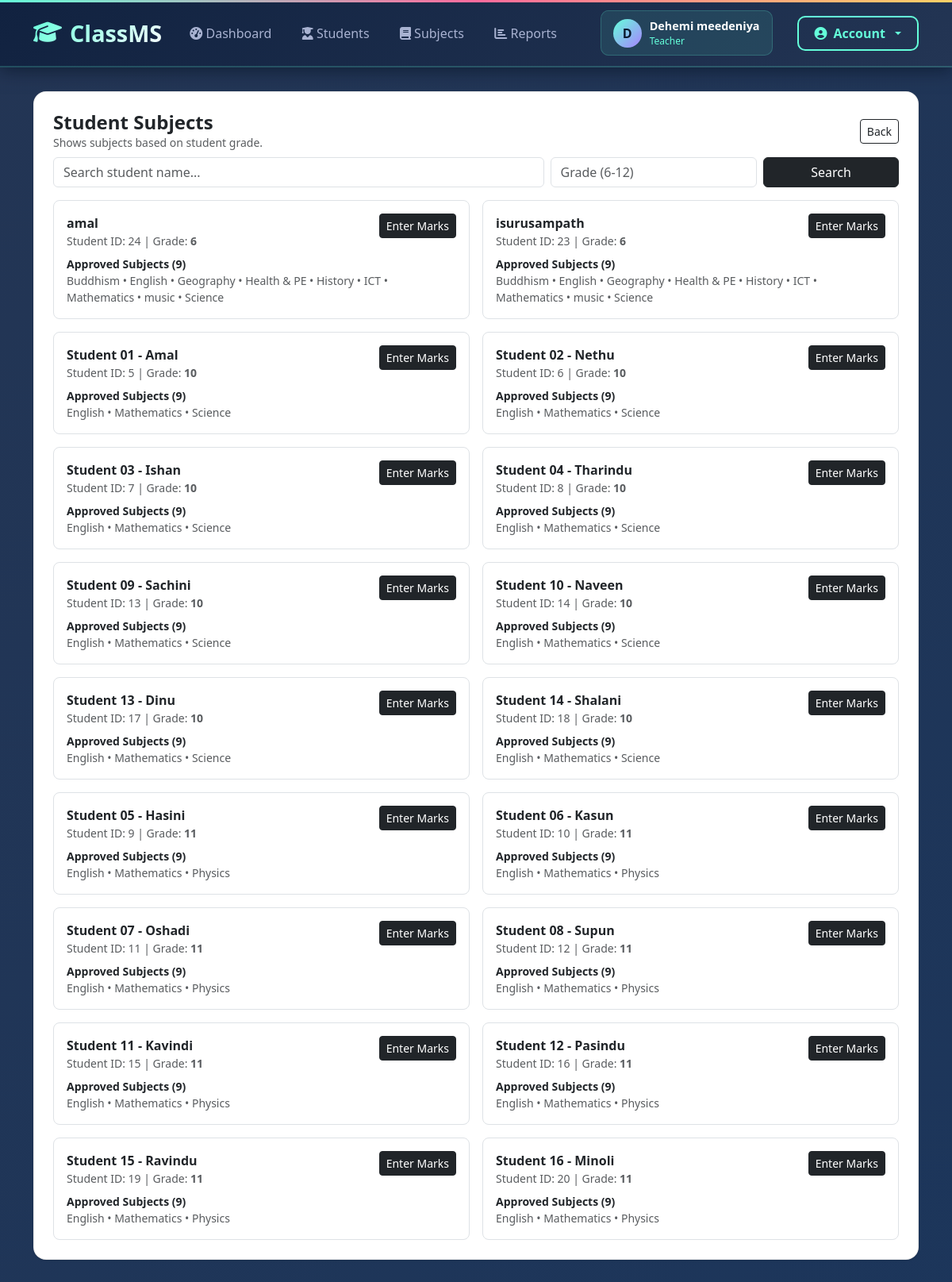
Screenshot of /teacher/student_subjects.php (signed in) with the database file from the repository.
### tables this page shows
CREATE TABLE `student_profiles` (
  `user_id` int(10) UNSIGNED NOT NULL,
  `grade` varchar(20) NOT NULL,
  `address` varchar(255) DEFAULT NULL,
  `guardian_name` varchar(120) DEFAULT NULL,
  `guardian_phone` varchar(30) DEFAULT NULL,
  `dob` date DEFAULT NULL
);

CREATE TABLE `users` (
  `id` int(10) UNSIGNED NOT NULL,
  `role` enum('admin','teacher','student') NOT NULL DEFAULT 'student',
  `full_name` varchar(120) NOT NULL,
  `email` varchar(160) NOT NULL,
  `phone` varchar(30) DEFAULT NULL,
  `password_hash` varchar(255) NOT NULL,
  `created_at` timestamp NOT NULL DEFAULT current_timestamp()
);

### includes/auth.php (called while the page is built, shortened)
<?php
require_once __DIR__ . "/functions.php";
function current_user(){
  return $_SESSION['user'] ?? null;
}

### includes/functions.php (called while the page is built, shortened)
<?php
function e($s){ return htmlspecialchars($s ?? "", ENT_QUOTES, "UTF-8"); }

### teacher/student_subjects.php (the view, shortened to what this page needs)
<?php
require_once __DIR__ . "/../includes/auth.php";
$q = trim($_GET['q'] ?? '');
$grade = trim($_GET['grade'] ?? '');
$sql = "
  SELECT u.id, u.full_name, sp.grade
  FROM users u
  LEFT JOIN student_profiles sp ON sp.user_id=u.id
  WHERE u.role='student'
";
$sql .= " ORDER BY sp.grade+0 ASC, u.full_name ASC";
$stmt = $conn->prepare($sql);
$stmt->execute();
$res = $stmt->get_result();
require_once __DIR__ . "/../includes/header.php";
?>
<div class="card card-soft p-4">
  <div class="d-flex justify-content-between align-items-center mb-2">
    <div>
      <h4 class="fw-bold mb-0">Student Subjects</h4>
      <div class="text-muted small">Shows subjects based on student grade.</div>
    </div>
    <a class="btn btn-outline-dark btn-sm" href="/classms/teacher/subjects.php">Back</a>
  </div>
  <form method="get" class="row g-2 mb-3">
    <div class="col-md-7">
      <input class="form-control" name="q" value="<?= e($q) ?>" placeholder="Search student name...">
    </div>
    <div class="col-md-3">
      <input class="form-control" name="grade" value="<?= e($grade) ?>" placeholder="Grade (6-12)">
    </div>
    <div class="col-md-2">
      <button class="btn btn-dark w-100">Search</button>
    </div>
  </form>
  <div class="row g-3">
    <?php while($r = $res->fetch_assoc()):
      $sid = (int)$r['id'];
      $gr = (string)($r['grade'] ?? '');
      $sub = $conn->prepare("SELECT name FROM subjects WHERE grade=? AND status='approved' ORDER BY name ASC LIMIT 9");
      $sub->bind_param("s", $gr);
      $sub->execute();
      $subRes = $sub->get_result();
      $names = [];
      while($s = $subRes->fetch_assoc()) $names[] = $s['name'];
    ?>
      <div class="col-lg-6">
        <div class="border rounded-3 p-3 bg-white">
          <div class="d-flex justify-content-between align-items-start">
            <div>
              <div class="fw-bold"><?= e($r['full_name']) ?></div>
              <div class="text-muted small">Student ID: <?= $sid ?> | Grade: <b><?= e($gr ?: '-') ?></b></div>
            </div>
            <a class="btn btn-sm btn-dark" href="/classms/teacher/term_marks.php?student_id=<?= $sid ?>">Enter Marks</a>
          </div>
          <div class="mt-2 small fw-bold">Approved Subjects (9)</div>
          <?php if(count($names) > 0): ?>
            <div class="small text-muted"><?= e(implode(" • ", $names)) ?></div>
          <?php else: ?>
            <div class="small text-muted">No approved subjects found for this grade.</div>
          <?php endif; ?>
        </div>
      </div>
    <?php endwhile; ?>
  </div>
</div>
<?php require_once __DIR__ . "/../includes/footer.php"; ?>

### includes/header.php (shortened to what this page needs)
<?php require_once __DIR__ . "/auth.php"; ?>
<!doctype html>
<html lang="en">
<head>
  <link rel="stylesheet" href="/classms/assets/css/style.css">
  <link href="https://cdn.jsdelivr.net/npm/bootstrap@5.3.3/dist/css/bootstrap.min.css" rel="stylesheet">
  <link rel="stylesheet" href="https://cdnjs.cloudflare.com/ajax/libs/font-awesome/6.4.0/css/all.min.css">
</head>
<body>
  <nav class="navbar navbar-expand-lg navbar-custom">
    <div class="container">
      <a class="navbar-brand navbar-brand-custom" href="/classms/index.php">
        <i class="fas fa-graduation-cap"></i> ClassMS
      </a>
      <div class="collapse navbar-collapse" id="navbarContent">
        <?php if(current_user()): ?>
          <?php $role = current_user()['role']; ?>
          <ul class="navbar-nav me-auto">
            <?php if($role === 'admin'): ?>
              <li class="nav-item">
                <a class="nav-link nav-link-custom <?= basename($_SERVER['PHP_SELF']) == 'dashboard.php' ? 'active' : '' ?>"
                   href="/classms/admin/dashboard.php">
                  <i class="fas fa-tachometer-alt"></i> Dashboard
                </a>
              </li>
              <li class="nav-item">
                <a class="nav-link nav-link-custom <?= basename($_SERVER['PHP_SELF']) == 'teachers.php' ? 'active' : '' ?>"
                   href="/classms/admin/teachers.php">
                  <i class="fas fa-chalkboard-teacher"></i> Teachers
                </a>
              </li>
              <li class="nav-item">
                <a class="nav-link nav-link-custom <?= basename($_SERVER['PHP_SELF']) == 'students.php' ? 'active' : '' ?>"
                   href="/classms/admin/students.php">
                  <i class="fas fa-user-graduate"></i> Students
                </a>
              </li>
              <li class="nav-item">
                <a class="nav-link nav-link-custom <?= basename($_SERVER['PHP_SELF']) == 'subjects.php' ? 'active' : '' ?>"
                   href="/classms/admin/subjects.php">
                  <i class="fas fa-book"></i> Subjects
                </a>
              </li>
              <li class="nav-item">
                <a class="nav-link nav-link-custom <?= basename($_SERVER['PHP_SELF']) == 'settings.php' ? 'active' : '' ?>"
                   href="/classms/admin/settings.php">
                  <i class="fas fa-cog"></i> Settings
                </a>
              </li>
            <?php elseif($role === 'teacher'): ?>
              <li class="nav-item">
                <a class="nav-link nav-link-custom <?= basename($_SERVER['PHP_SELF']) == 'dashboard.php' ? 'active' : '' ?>"
                   href="/classms/teacher/dashboard.php">
                  <i class="fas fa-tachometer-alt"></i> Dashboard
                </a>
              </li>
              <li class="nav-item">
                <a class="nav-link nav-link-custom <?= basename($_SERVER['PHP_SELF']) == 'students.php' ? 'active' : '' ?>"
                   href="/classms/teacher/students.php">
                  <i class="fas fa-user-graduate"></i> Students
                </a>
              </li>
              <li class="nav-item">
                <a class="nav-link nav-link-custom <?= basename($_SERVER['PHP_SELF']) == 'subjects.php' ? 'active' : '' ?>"
                   href="/classms/teacher/subjects.php">
                  <i class="fas fa-book"></i> Subjects
                </a>
              </li>
              <li class="nav-item">
                <a class="nav-link nav-link-custom <?= basename($_SERVER['PHP_SELF']) == 'reports.php' ? 'active' : '' ?>"
                   href="/classms/teacher/reports.php">
                  <i class="fas fa-chart-bar"></i> Reports
                </a>
              </li>
            <?php endif; ?>
          </ul>
        <?php endif; ?>
        <div class="d-flex flex-column flex-lg-row align-items-start align-items-lg-center gap-3">
          <?php if(current_user()): ?>
            <div class="user-info">
              <div class="user-avatar">
                <?= strtoupper(substr(current_user()['full_name'], 0, 1)) ?>
              </div>
              <div class="user-details">
                <span class="user-name"><?= e(current_user()['full_name']) ?></span>
                <span class="user-role"><?= e(current_user()['role']) ?></span>
              </div>
            </div>
            <div class="dropdown">
              <button class="btn btn-outline-light-custom dropdown-toggle" type="button" data-bs-toggle="dropdown">
                <i class="fas fa-user-circle"></i> Account
              </button>
            </div>
          <?php endif; ?>
        </div>
      </div>
    </div>
  </nav>
  <div class="main-content">
    <div class="container">

### includes/footer.php (shortened to what this page needs)
</div>
</body>
</html>

### assets/css/style.css (style rules this page uses)
:root { --primary: #4f46e5; --primary-hover: #4338ca; --bg-main: #f8fafc; --surface: #ffffff; --text-dark: #0f172a; --text-muted: #64748b; --border: #e2e8f0; --radius: 0.5rem; --shadow: 0 1px 3px 0 rgb(0 0 0 / 0.1), 0 1px 2px -1px rgb(0 0 0 / 0.1); }
* { box-sizing: border-box; margin: 0; padding: 0; }
body { font-family: -apple-system, BlinkMacSystemFont, "Segoe UI", Roboto, Oxygen, Ubuntu, Cantarell, sans-serif; background-color: var(--bg-main); color: var(--text-dark); line-height: 1.5; }
.main-content { flex: 1; padding: 2rem; }
.card { background: var(--surface); border: 1px solid var(--border); border-radius: var(--radius); padding: 1.5rem; box-shadow: var(--shadow); margin-bottom: 1.5rem; }
.btn { display: inline-flex; align-items: center; justify-content: center; padding: 0.5rem 1rem; font-weight: 500; border-radius: var(--radius); border: none; cursor: pointer; background-color: var(--primary); color: #fff; transition: background-color 0.2s; }

### includes/header.php (style rules this page uses)
:root { --dark-blue: #0a192f; --medium-blue: #112240; --light-blue: #233554; --accent-blue: #64ffda; --accent-pink: #ff6b9d; --accent-gold: #ffd166; --accent-purple: #a882ff; --accent-green: #4cd964; --accent-red: #ff4757; --text-white: #ffffff; --text-light: #e6f1ff; --text-muted: #a8b2d1; --card-shadow: 0 10px 30px -15px rgba(2, 12, 27, 0.7); }
body { background: linear-gradient(135deg, #0a192f 0%, #112240 50%, #233554 100%); color: var(--text-white); font-family: 'Segoe UI', Tahoma, Geneva, Verdana, sans-serif; min-height: 100vh; }
.navbar-custom { background: linear-gradient(135deg, var(--medium-blue), var(--light-blue)) !important; border-bottom: 2px solid rgba(100, 255, 218, 0.2); box-shadow: 0 4px 20px rgba(2, 12, 27, 0.5); padding: 0.8rem 0; position: sticky; top: 0; z-index: 1000; animation: nav-slide-down 0.5s ease-out; }
.navbar-custom::before { content: ''; position: absolute; top: 0; left: 0; right: 0; height: 3px; background: linear-gradient(90deg, var(--accent-blue), var(--accent-pink), var(--accent-gold)); animation: header-line 2s ease-out; }
.navbar-brand-custom { font-size: 1.8rem; font-weight: 700; background: linear-gradient(135deg, var(--accent-blue), var(--text-white)); -webkit-background-clip: text; -webkit-text-fill-color: transparent; background-clip: text; display: flex; align-items: center; gap: 10px; transition: all 0.3s ease; }
.nav-link-custom { color: var(--text-muted) !important; font-weight: 500; padding: 0.5rem 1rem !important; margin: 0 0.2rem; border-radius: 8px; transition: all 0.3s cubic-bezier(0.4, 0, 0.2, 1); position: relative; overflow: hidden; }
.nav-link-custom::before { content: ''; position: absolute; top: 0; left: -100%; width: 100%; height: 100%; background: linear-gradient(90deg, transparent, rgba(100, 255, 218, 0.1), transparent); transition: left 0.7s; }
.user-info { background: rgba(100, 255, 218, 0.1); border-radius: 10px; padding: 8px 15px; border: 1px solid rgba(100, 255, 218, 0.2); display: flex; align-items: center; gap: 10px; margin-right: 15px; }
.user-avatar { width: 36px; height: 36px; border-radius: 50%; background: linear-gradient(135deg, var(--accent-blue), var(--accent-purple)); display: flex; align-items: center; justify-content: center; font-size: 1rem; font-weight: bold; color: var(--dark-blue); }
.user-details { display: flex; flex-direction: column; }
.user-name { font-size: 0.9rem; font-weight: 600; color: var(--text-white); }
.user-role { font-size: 0.75rem; color: var(--accent-blue); text-transform: capitalize; }
.btn-outline-light-custom { background: transparent; color: var(--accent-blue); border: 2px solid var(--accent-blue); padding: 8px 20px; border-radius: 10px; font-weight: 600; transition: all 0.3s ease; position: relative; overflow: hidden; display: inline-flex; align-items: center; gap: 8px; text-decoration: none; }
.btn-outline-light-custom::before { content: ''; position: absolute; top: 0; left: -100%; width: 100%; height: 100%; background: linear-gradient(90deg, transparent, rgba(100, 255, 218, 0.2), transparent); transition: left 0.7s; z-index: -1; }
.main-content { min-height: calc(100vh - 76px); padding: 30px 0; }

### teacher/student_subjects.php (style rules this page uses)
.card-soft { border:1px solid rgba(0,0,0,.08); border-radius:16px; }

### rows the page displays
student_profiles: user_id.full_name "amal", user_id "24", grade "6", names "Buddhism • English • Geography • Health & PE • History • ICT • Mathematics • music • Science"
student_profiles: user_id.full_name "isurusampath", user_id "23", grade "6", names "Buddhism • English • Geography • Health & PE • History • ICT • Mathematics • music • Science"
student_profiles: user_id.full_name "Student 01 - Amal", user_id "5", grade "10", names "English • Mathematics • Science"
student_profiles: user_id.full_name "Student 02 - Nethu", user_id "6", grade "10", names "English • Mathematics • Science"
student_profiles: user_id.full_name "Student 03 - Ishan", user_id "7", grade "10", names "English • Mathematics • Science"
student_profiles: user_id.full_name "Student 04 - Tharindu", user_id "8", grade "10", names "English • Mathematics • Science"
student_profiles: user_id.full_name "Student 09 - Sachini", user_id "13", grade "10", names "English • Mathematics • Science"
student_profiles: user_id.full_name "Student 10 - Naveen", user_id "14", grade "10", names "English • Mathematics • Science"
student_profiles: user_id.full_name "Student 13 - Dinu", user_id "17", grade "10", names "English • Mathematics • Science"
student_profiles: user_id.full_name "Student 14 - Shalani", user_id "18", grade "10", names "English • Mathematics • Science"
student_profiles: user_id.full_name "Student 05 - Hasini", user_id "9", grade "11", names "English • Mathematics • Physics"
student_profiles: user_id.full_name "Student 06 - Kasun", user_id "10", grade "11", names "English • Mathematics • Physics"
student_profiles: user_id.full_name "Student 07 - Oshadi", user_id "11", grade "11", names "English • Mathematics • Physics"
student_profiles: user_id.full_name "Student 08 - Supun", user_id "12", grade "11", names "English • Mathematics • Physics"
student_profiles: user_id.full_name "Student 11 - Kavindi", user_id "15", grade "11", names "English • Mathematics • Physics"
student_profiles: user_id.full_name "Student 12 - Pasindu", user_id "16", grade "11", names "English • Mathematics • Physics"
student_profiles: user_id.full_name "Student 15 - Ravindu", user_id "19", grade "11", names "English • Mathematics • Physics"
student_profiles: user_id.full_name "Student 16 - Minoli", user_id "20", grade "11", names "English • Mathematics • Physics"

### other values shown
substr(current_user()['full_name'], 0, 1) "D"
current_user()['full_name'] "Dehemi meedeniya"
current_user()['role'] "Teacher"
